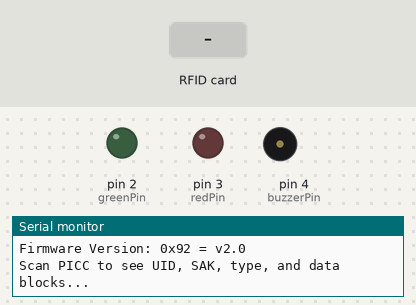
Simulated run of this sketch. Board: Arduino Uno, built with avr-gcc and run on an emulated ATmega328P. Shown: output pins drawn as LEDs (lit = HIGH), buzzer (waves = sounding, pin HIGH), the last lines printed to the serial monitor. The inputs (shaded band) are chosen by the test bench. Pins used as bus, display or sensor lines are not drawn.

Above: at 1.2 s.
1.3 s: RFID card 03 05 0E 0F held to the reader
At 2.6 s:
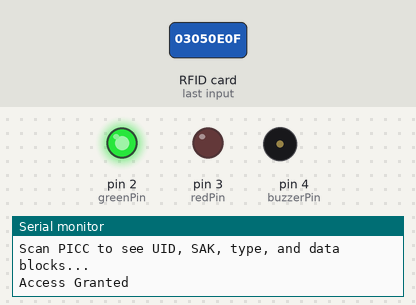
4.3 s: RFID card 5E 7A 19 C4 held to the reader
At 5.1 s:
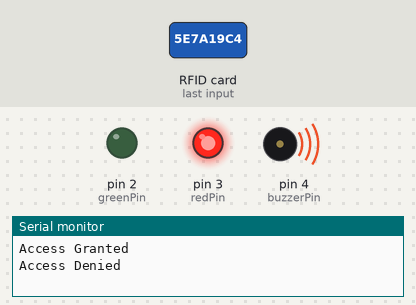
Timing chart, 0 to 7.3 s (numbered marks = the images above; inputs shaded):
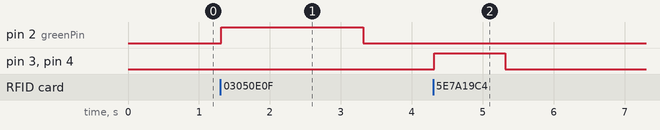

Measured:
- after the input at 1.3 s, pin 2 (greenPin): LOW → HIGH at once, → LOW 2.0 s later
- after the input at 4.3 s, pin 3 (redPin), pin 4 (buzzerPin): LOW → HIGH at once, → LOW 1.0 s later

The sketch:

NFC_Tag_Reader_with_Buzzer.ino
```cpp
// (licence header left out)
#include <SPI.h>
#include <MFRC522.h>

#define RST_PIN         9          // Configurable, see typical pin layout above
#define SS_PIN          10         // Configurable, see typical pin layout above

MFRC522 mfrc522(SS_PIN, RST_PIN);  // Create MFRC522 instance
byte accessUID[4] = {0x03, 0x05, 0x0E, 0x0F};
int greenPin = 2;
int redPin = 3;
int buzzerPin = 4;

void setup() {
  pinMode(greenPin, OUTPUT);
  pinMode(redPin, OUTPUT);
  pinMode(buzzerPin, OUTPUT);
	Serial.begin(115200);		// Initialize serial communications with the PC
	while (!Serial);		// Do nothing if no serial port is opened (added for Arduinos based on ATMEGA32U4)
	SPI.begin();			// Init SPI bus
	mfrc522.PCD_Init();		// Init MFRC522
	delay(4);				// Optional delay. Some board do need more time after init to be ready, see Readme
	mfrc522.PCD_DumpVersionToSerial();	// Show details of PCD - MFRC522 Card Reader details
	Serial.println(F("Scan PICC to see UID, SAK, type, and data blocks..."));
}

void loop() {
	// Reset the loop if no new card present on the sensor/reader. This saves the entire process when idle.
	if ( ! mfrc522.PICC_IsNewCardPresent()) {
		return;
	}

	// Select one of the cards
	if ( ! mfrc522.PICC_ReadCardSerial()) {
		return;
	}

	// Dump debug info about the card; PICC_HaltA() is automatically called
	if(mfrc522.uid.uidByte[0] == accessUID[0] && mfrc522.uid.uidByte[1] ==accessUID[1] && mfrc522.uid.uidByte[2] ==accessUID[2] && mfrc522.uid.uidByte[3] ==accessUID[3]){
    Serial.println("Access Granted");
    digitalWrite(greenPin, HIGH);
    delay(2000);
    digitalWrite(greenPin, LOW);
  }else{
    Serial.println("Access Denied");
    digitalWrite(redPin, HIGH);
    digitalWrite(buzzerPin, HIGH);
    delay(1000);
    digitalWrite(redPin, LOW);
    digitalWrite(buzzerPin, LOW);
  }
  mfrc522.PICC_HaltA();

}
```
